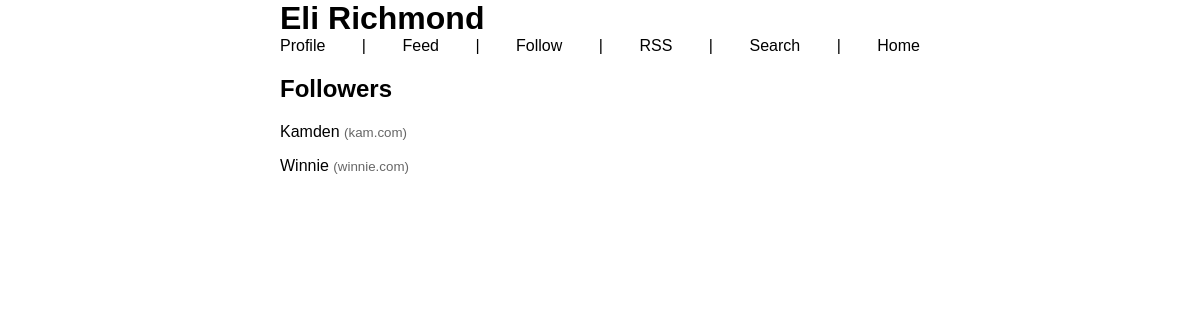
/Linkfeed/followers/bloge.li/ (signed in), run on the app's committed database.
### Linkfeed/models.py (models this page shows, shortened)
class Profile(models.Model):
    user = models.OneToOneField(User, on_delete=models.CASCADE)
    display_name = models.CharField(max_length=255, blank=True, null=True)
    follower = models.ManyToManyField(User, blank=True, related_name="follower_user")
    following = models.ManyToManyField(User, blank=True, related_name="following_user")
    domain = models.URLField(blank=True, null=True)
    def strippedDomainLink(self):
        return self.domain.replace("http://", "").replace("https://", "").strip("/")

class User(AbstractUser):
    pass

### Linkfeed/views.py (the view)
# urls.py: path('followers/<str:username>/', views.followers_view, name='followers'),
@login_required
def followers_view(request, username):
    profile = get_object_or_404(Profile, user__username=username)
    followers = profile.follower.all()
    return render(request, 'Linkfeed/followers.html', {'followers': followers, "profile" : profile})

### Linkfeed/templates/Linkfeed/followers.html
{% extends "Linkfeed/layouts.html" %}
{% block name %}
    {{ profile.display_name }}
{% endblock %}
{% block body %}
<h2>Followers</h2>
{% for follower in followers %}
<a href="{% url 'profile' follower.username %}" target="_blank">
    <p>{{ follower.profile.display_name }} <span class="small grey">({{ follower.profile.strippedDomainLink }})</span></p>
</a>
{% endfor %}
{% endblock body %}

### Linkfeed/static/Linkfeed/style.css (style rules this page uses)
body { font-family: Verdana, Geneva, Tahoma, sans-serif; max-width:40em; margin: 0 auto; padding-right: .5em; padding-left: .5em; overflow-x: hidden; overflow-y: scroll; }
a { text-decoration: none; color: inherit; overflow-wrap:anywhere; }
.small { font-size: smaller; }
.grey { color: #666; }

### data on the page
Profile: display_name "Eli Richmond"
User: profile.display_name "Kamden", profile.strippedDomainLink "kam.com"
User: profile.display_name "Winnie", profile.strippedDomainLink "winnie.com"
